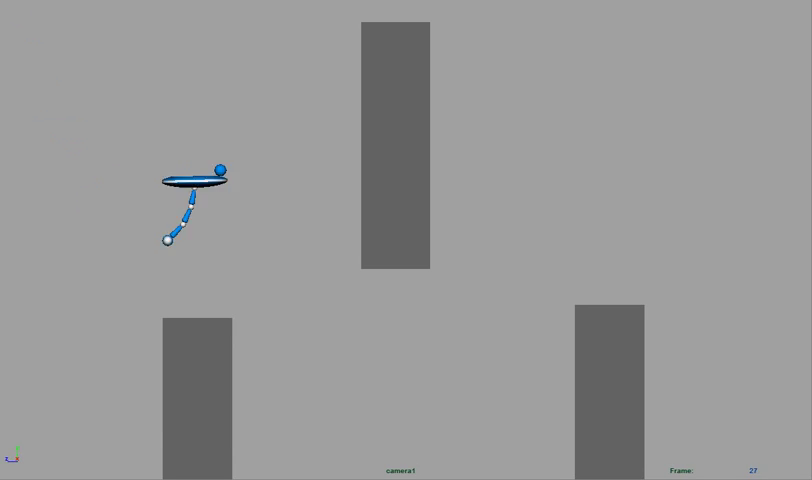
//> input picture frame 26 of Video.mp4, 812 x 480 px
$ ./multipleObjectTracking   (built with g++ and OpenCV 4)
//> lines starting //> are read from the running program, lines starting //| are printed output that depends on the picture; after the words box and inside, x2 and y2 are one past the last pixel; in counts of white or black regions, pixels touching at a corner belong together
### PingPongball.h

#include <string>
#include <opencv2/opencv.hpp>
#include <opencv2/highgui/highgui.hpp>
using namespace std;
using namespace cv;

class PingPongball
{
public:
  PingPongball();
  ~PingPongball(void);

	PingPongball(string name);

	int getXPos();
	void setXPos(int x);

	int getYPos();
	void setYPos(int y);

	Scalar getHSVmin();
	Scalar getHSVmax();

	void setHSVmin(Scalar min);
	void setHSVmax(Scalar max);

	string getType(){return type;}
	void setType(string t){type = t;}

	Scalar getColour(){
		return Colour;
	}
	void setColour(Scalar c){

		Colour = c;
	}

private:

	int xPos, yPos;
	string type;
	Scalar HSVmin, HSVmax;
	Scalar Colour;
};

### PingPongball.cpp
#include "PingPongball.h"


PingPongball :: PingPongball()
{
	//set values for default constructor
	setType("");
	setColour(Scalar(0,0,0));

}


PingPongball ::~PingPongball(void) {
}

int PingPongball::getXPos()
{

	return PingPongball::xPos;

}

void PingPongball::setXPos(int x)
{

	PingPongball::xPos = x;

}

int PingPongball::getYPos()
{

	return PingPongball::yPos;

}

void PingPongball::setYPos(int y)
{

	PingPongball::yPos = y;

}

// [24 lines left out: functions getHSVmin, getHSVmax, setHSVmin, setHSVmax, not called in this run]

### src/multipleObjectTracking.cpp

#include <sstream>
#include <string>
#include <iostream>
#include <vector>
#include <opencv2/core.hpp>
#include "PingPongball.h"
using namespace cv;

//initial min and max HSV filter values.
//these will be changed using trackbars
int H_MIN = 0;
int H_MAX = 256;
int S_MIN = 0;
int S_MAX = 256;
int V_MIN = 0;
int V_MAX = 256;
//default capture width and height
const int FRAME_WIDTH = 640;
const int FRAME_HEIGHT = 480;
//max number of objects to be detected in frame
const int MAX_NUM_OBJECTS=50;
//minimum and maximum object area
const int MIN_OBJECT_AREA = 0; /* = 20*20*/
;
const int MAX_OBJECT_AREA = 0; /*= FRAME_HEIGHT*FRAME_WIDTH/1.5*/
;
//names that will appear at the top of each window
const string windowName = "Original Image";
const string windowName1 = "HSV Image";
const string windowName2 = "Thresholded Image";
const string windowName3 = "After Morphological Operations";
const string trackbarWindowName = "Trackbars";
void on_trackbar( int, void* )
{//This function gets called whenever a
	// trackbar position is changed


}
string intToString(int number){


	std::stringstream ss;
	ss << number;
	return ss.str();
}
void createTrackbars(){
	//create window for trackbars


	namedWindow(trackbarWindowName,0);
	//create memory to store trackbar name on window
	//char TrackbarName[50];
	//std::sprintf(TrackbarName, "H_MIN", H_MIN);
	//sprintf( TrackbarName, "H_MAX", H_MAX);
	//sprintf( TrackbarName, "S_MIN", S_MIN);
	//sprintf( TrackbarName, "S_MAX", S_MAX);
	//sprintf( TrackbarName, "V_MIN", V_MIN);
	//sprintf( TrackbarName, "V_MAX", V_MAX);
	//create trackbars and insert them into window
	//3 parameters are: the address of the variable that is changing when the trackbar is moved(eg.H_LOW),
	//the max value the trackbar can move (eg. H_HIGH),
	//and the function that is called whenever the trackbar is moved(eg. on_trackbar)
	//                                  ---->    ---->     ---->
	createTrackbar( "H_MIN", trackbarWindowName, &H_MIN, H_MAX, on_trackbar );
	createTrackbar( "H_MAX", trackbarWindowName, &H_MAX, H_MAX, on_trackbar );
	createTrackbar( "S_MIN", trackbarWindowName, &S_MIN, S_MAX, on_trackbar );
	createTrackbar( "S_MAX", trackbarWindowName, &S_MAX, S_MAX, on_trackbar );
	createTrackbar( "V_MIN", trackbarWindowName, &V_MIN, V_MAX, on_trackbar );
	createTrackbar( "V_MAX", trackbarWindowName, &V_MAX, V_MAX, on_trackbar );


}
void drawObject(vector<PingPongball> theFruits, Mat &frame)
{

	for(int i =0; i<theFruits.size(); i++){

	cv::circle(frame,cv::Point(theFruits.at(i).getXPos(),theFruits.at(i).getYPos()),10,cv::Scalar(0,0,255));
	cv::putText(frame,intToString(theFruits.at(i).getXPos())+ " , " + intToString(theFruits.at(i).getYPos()),cv::Point(theFruits.at(i).getXPos(),theFruits.at(i).getYPos()+20),1,1,Scalar(0,255,0));
	cv::putText(frame,theFruits.at(i).getType(),cv::Point(theFruits.at(i).getXPos(),theFruits.at(i).getYPos()-30),1,2,theFruits.at(i).getColour());
	}
}
void morphOps(Mat &thresh){

	//create structuring element that will be used to "dilate" and "erode" image.
	//the element chosen here is a 3px by 3px rectangle

	Mat erodeElement = getStructuringElement( MORPH_RECT,Size(3,3));
	//dilate with larger element so make sure object is nicely visible
	Mat dilateElement = getStructuringElement( MORPH_RECT,Size(8,8));

	erode(thresh,thresh,erodeElement);
	erode(thresh,thresh,erodeElement);


	dilate(thresh,thresh,dilateElement);
	dilate(thresh,thresh,dilateElement);


}
void trackFilteredObject(Mat threshold,Mat HSV, Mat &cameraFeed){


	vector<PingPongball> Balls;

	Mat temp;
	threshold.copyTo(temp);
	//these two vectors needed for output of findContours
	vector< vector<Point> > contours;
	vector<Vec4i> hierarchy;
	//find contours of filtered image using openCV findContours function
	findContours(temp,contours,hierarchy,CV_RETR_CCOMP,CV_CHAIN_APPROX_SIMPLE );
	//use moments method to find our filtered object
	double refArea = 0;
	bool objectFound = false;
	if (hierarchy.size() > 0) {
		size_t numObjects = hierarchy.size();
		//if number of objects greater than MAX_NUM_OBJECTS we have a noisy filter
		if(numObjects<MAX_NUM_OBJECTS){
			for (int index = 0; index >= 0; index = hierarchy[index][0]) {

				Moments moment = moments((cv::Mat)contours[index]);
				double area = moment.m00;

				//if the area is less than 20 px by 20px then it is probably just noise
				//if the area is the same as the 3/2 of the image size, probably just a bad filter
				//we only want the object with the largest area so we safe a reference area each
				//iteration and compare it to the area in the next iteration.
				if(area>MIN_OBJECT_AREA){

					PingPongball ball;

					ball.setXPos(int(moment.m10/area));
					ball.setYPos(int(moment.m01/area));


					Balls.push_back(ball);

					objectFound = true;

				}else objectFound = false;


			}
			//let user know you found an object
			if(objectFound ==true){
				//draw object location on screen
        drawObject(Balls, cameraFeed);
      }

		}else putText(cameraFeed,"TOO MUCH NOISE! ADJUST FILTER",Point(0,50),1,2,Scalar(0,0,255),2);
	}
}

int main(int argc, char* argv[])
{
	//if we would like to calibrate our filter values, set to true.
	bool calibrationMode = false;

	//Matrix to store each frame of the webcam feed
	Mat cameraFeed;
	Mat threshold;
	Mat HSV;

	if(calibrationMode){
		//create slider bars for HSV filtering
		createTrackbars();
	}
	//video capture object to acquire webcam feed
	VideoCapture capture("../Video.mp4");

if (!capture.isOpened())
  {
    cout << "Error opening video stream or file" << endl;
    return -1;
  }
	//open capture object at location zero (default location for webcam)
  capture >> cameraFeed;
//> cameraFeed is the input picture: 480 rows x 812 cols, CV_8UC3; mean B, G, R 153.4, 153.3, 153.1

	//set height and width of capture frame
	capture.set(CV_CAP_PROP_FRAME_WIDTH,FRAME_WIDTH);
	capture.set(CV_CAP_PROP_FRAME_HEIGHT, FRAME_WIDTH);
	//start an infinite loop where webcam feed is copied to cameraFeed matrix
	//all of our operations will be performed within this loop
	while(1){
		//store image to matrix
		capture.read(cameraFeed);
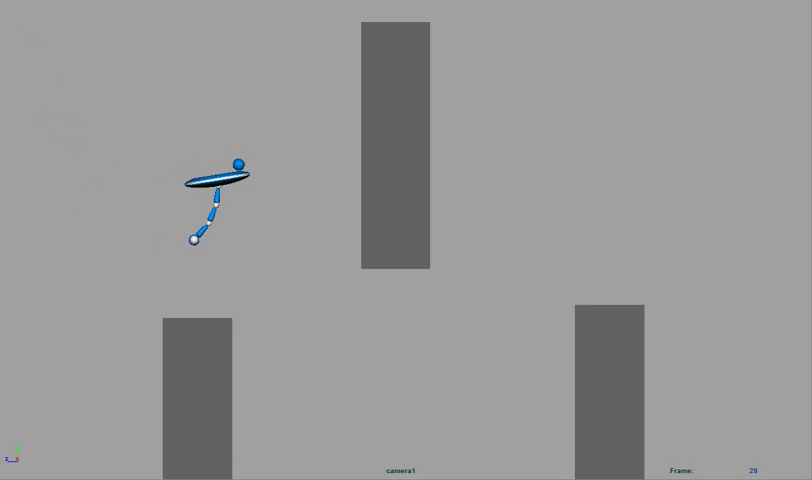
//> input picture frame 27 of Video.mp4, 812 x 480 px
//> cameraFeed is the input picture: 480 rows x 812 cols, CV_8UC3; mean B, G, R 153.4, 153.3, 153.1
		//convert frame from BGR to HSV colorspace
		cvtColor(cameraFeed,HSV,COLOR_BGR2HSV);
//> HSV: 480 rows x 812 cols, CV_8UC3; mean H, S, V 1.5, 0.6, 153.5

    Scalar(0, 0, 193);
   Scalar(255, 255, 255);

		if(calibrationMode==true){
		//if in calibration mode, we track objects based on the HSV slider values.
		cvtColor(cameraFeed,HSV,COLOR_BGR2HSV);
		inRange(HSV,Scalar(H_MIN,S_MIN,V_MIN),Scalar(H_MAX,S_MAX,V_MAX),threshold);
		morphOps(threshold);
		imshow(windowName2,threshold);
		trackFilteredObject(threshold,HSV,cameraFeed);
		}else
    {
		//create some temp fruit objects so that
		//we can use their member functions/information

		//find circles
		cvtColor(cameraFeed,HSV,COLOR_BGR2HSV);
    inRange(HSV, Scalar(0, 0, 180), Scalar(255, 255, 255), threshold);
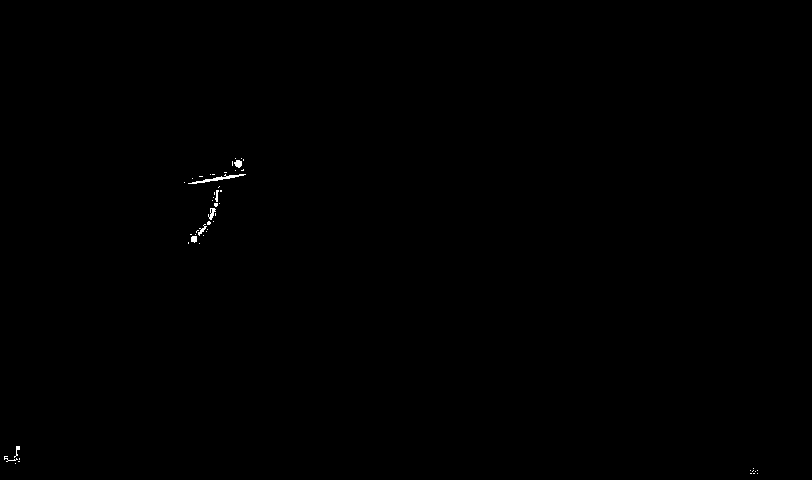
//> threshold: 480 rows x 812 cols, CV_8UC1; 0.13% white in thin lines or dots, all inside (x1, y1, x2, y2) = (4, 158, 758, 474)
		morphOps(threshold);
//> in morphOps, `erode(thresh,thresh,erodeElement);`: thresh: 480 rows x 812 cols, CV_8UC1; 0% white in thin lines or dots, all inside (x1, y1, x2, y2) = (193, 163, 240, 240)
//> in morphOps, `dilate(thresh,thresh,dilateElement);`: thresh: 480 rows x 812 cols, CV_8UC1; 0.04% white; 2 white regions, box (x1, y1, x2, y2) and area: (235, 160, 244, 169) 80, (190, 235, 199, 244) 80
//> in morphOps, `dilate(thresh,thresh,dilateElement);`:
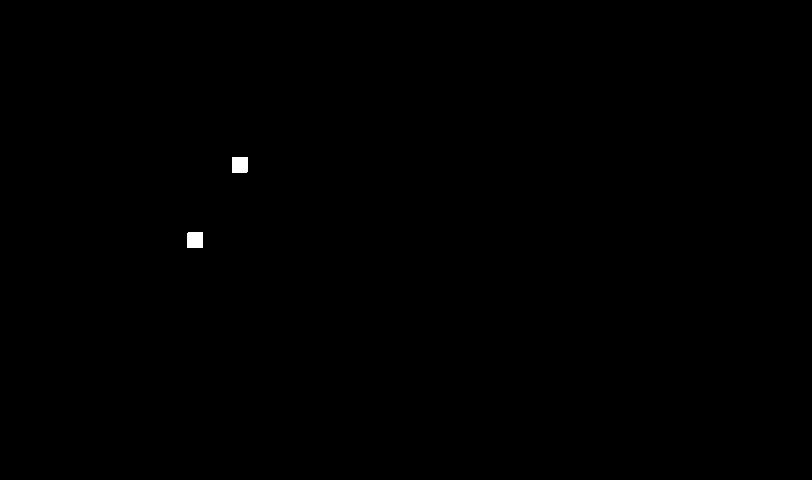
//> thresh: 480 rows x 812 cols, CV_8UC1; 0.13% white; 2 white regions
		trackFilteredObject(threshold,HSV,cameraFeed);
//> in trackFilteredObject, `findContours(temp,contours,hierarchy,CV_RETR_CCOMP,CV_CHAIN_APPROX_SIM..`: contours = 2 contours; box (x1, y1, x2, y2) and area: (187, 232, 203, 248) 224, (232, 157, 248, 173) 224
//> in trackFilteredObject, `size_t numObjects = hierarchy.size();`: numObjects = 2
//> the loop in trackFilteredObject, `for (int index = 0; index >= 0; index = hierarchy[index][0])` made 2 passes
//> area on passes 1 to 2: 224.5, 224.5
//> the loop in drawObject, `for(int i =0; i<theFruits.size(); i++)` made 2 passes
//> pass 1, in drawObject, `cv::putText(frame,intToString(theFruits.at(i).getXPos())+ " , " + intT..`:
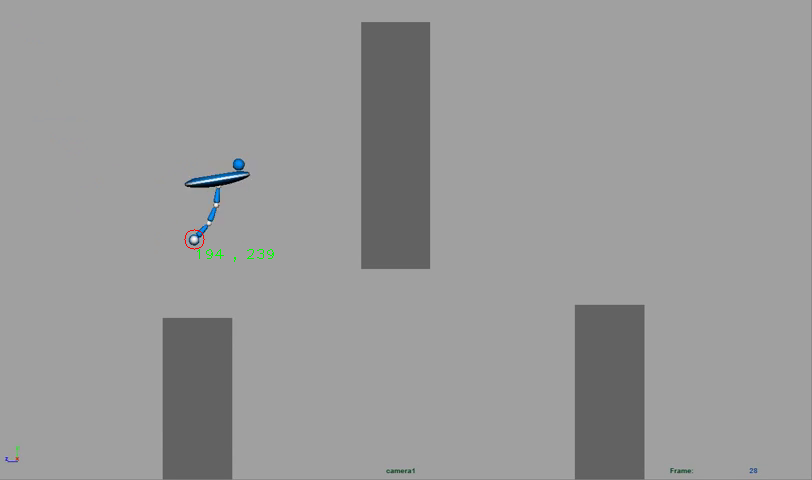
//> frame: 480 rows x 812 cols, CV_8UC3; 192 pixels changed, all inside (x1, y1, x2, y2) = (184, 229, 274, 262)
//> pass 2, in drawObject, `cv::putText(frame,intToString(theFruits.at(i).getXPos())+ " , " + intT..`:
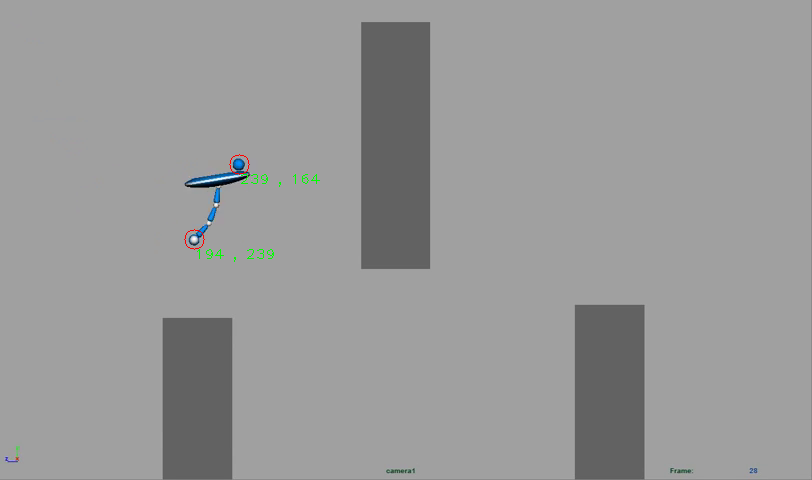
//> frame: 480 rows x 812 cols, CV_8UC3; 191 pixels changed, all inside (x1, y1, x2, y2) = (229, 154, 320, 187)

		}

		//show frames

		imshow(windowName,cameraFeed);
		//imshow(windowName1,HSV);


		//delay 30ms so that screen can refresh.
		//image will not appear without this waitKey() command
		waitKey(30);
	}
  cameraFeed.release();
	return 0;
}

$ run again, starting later in the video
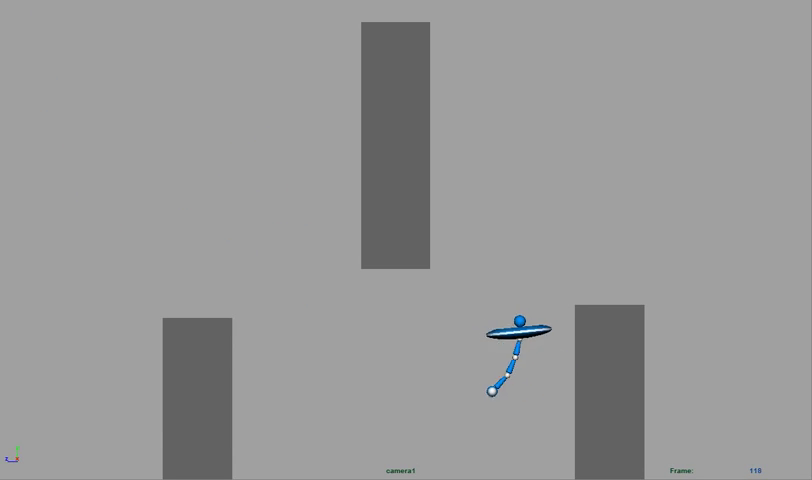
//> input picture frame 117 of Video.mp4, 812 x 480 px
//> cameraFeed is the input picture: 480 rows x 812 cols, CV_8UC3; mean B, G, R 153.4, 153.3, 153.1
//> HSV: 480 rows x 812 cols, CV_8UC3; mean H, S, V 1.3, 0.6, 153.5
//> `inRange(HSV, Scalar(0, 0, 180), Scalar(255, 255, 255), threshold);`:
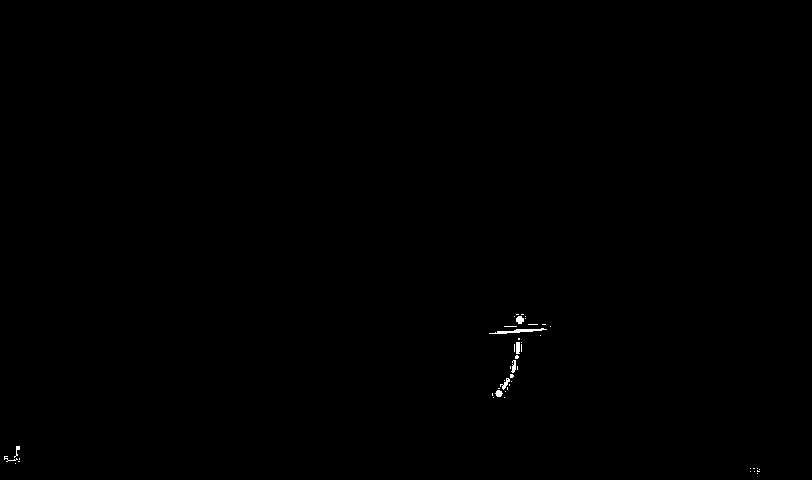
//> threshold: 480 rows x 812 cols, CV_8UC1; 0.14% white; 46 white regions (38 under 20 px), largest, box (x1, y1, x2, y2) and area: (489, 328, 547, 334) 140, (516, 316, 524, 324) 49, (516, 342, 520, 354) 47
//> contours = 2 contours; box (x1, y1, x2, y2) and area: (492, 387, 508, 402) 210, (513, 313, 528, 328) 196
//> numObjects = 2
//> the loop in trackFilteredObject, `for (int index = 0; index >= 0; index = hierarchy[index][0])` made 2 passes
//> area on passes 1 to 2: 210, 196
//> the loop in drawObject, `for(int i =0; i<theFruits.size(); i++)` made 2 passes
//> pass 2, in drawObject, `cv::putText(frame,intToString(theFruits.at(i).getXPos())+ " , " + intT..`:
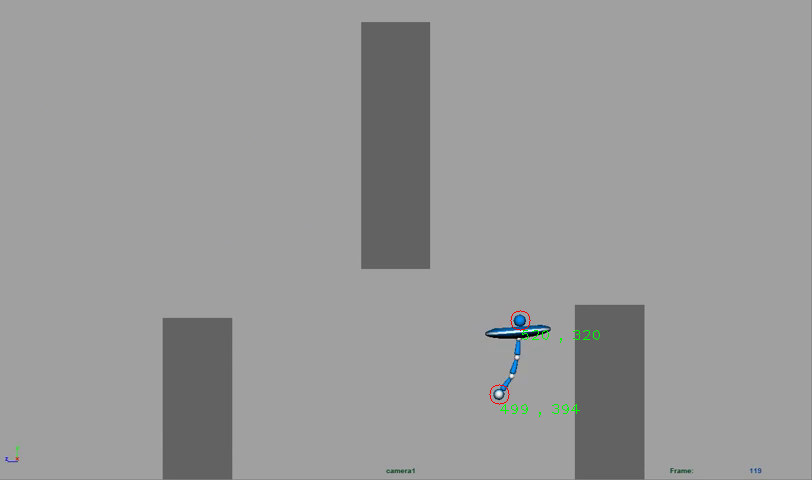
//> frame: 480 rows x 812 cols, CV_8UC3; mean B, G, R 153.3, 153.3, 153.1

$ run again, starting later in the video
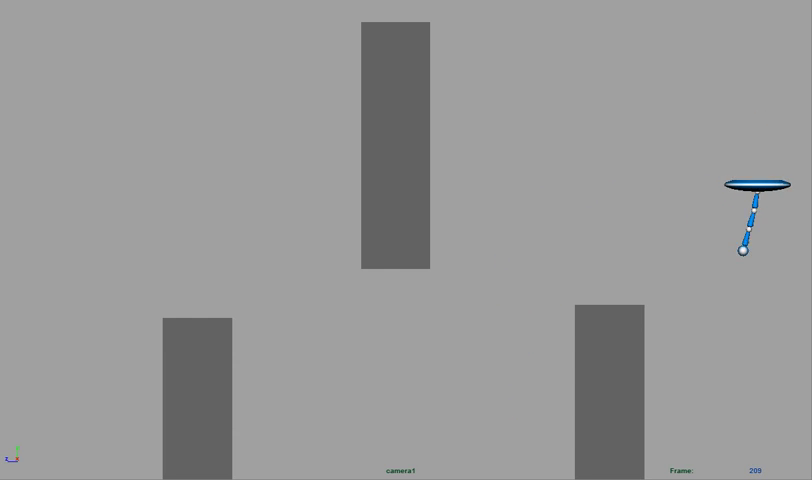
//> input picture frame 208 of Video.mp4, 812 x 480 px
//> cameraFeed is the input picture: 480 rows x 812 cols, CV_8UC3; mean B, G, R 153.4, 153.3, 153.2
//> HSV: 480 rows x 812 cols, CV_8UC3; mean H, S, V 1.1, 0.6, 153.5
//> `inRange(HSV, Scalar(0, 0, 180), Scalar(255, 255, 255), threshold);`:
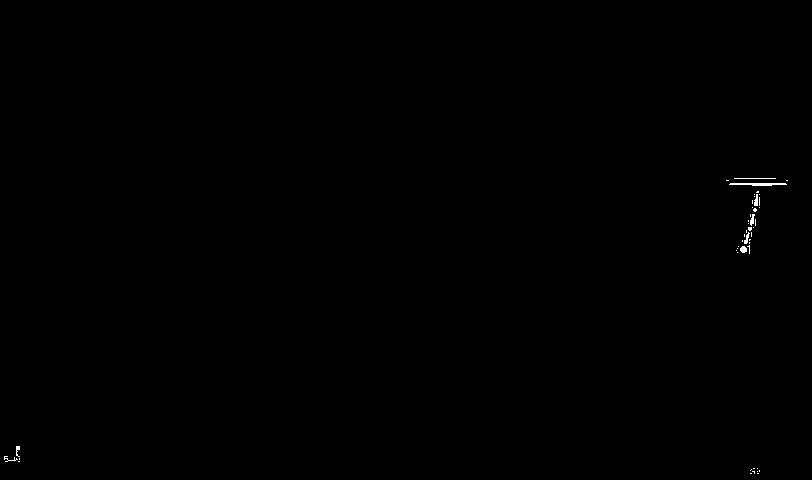
//> threshold: 480 rows x 812 cols, CV_8UC1; 0.13% white in thin lines or dots, all inside (x1, y1, x2, y2) = (4, 178, 788, 474)
//> contours = 1 contour; box (x1, y1, x2, y2) and area: (737, 243, 752, 258) 196
//> numObjects = 1
//> the loop in trackFilteredObject, `for (int index = 0; index >= 0; index = hierarchy[index][0])` made 1 pass
//> area on pass 1: 196
//> the loop in drawObject, `for(int i =0; i<theFruits.size(); i++)` made 1 pass
//> pass 1, in drawObject, `cv::putText(frame,intToString(theFruits.at(i).getXPos())+ " , " + intT..`:
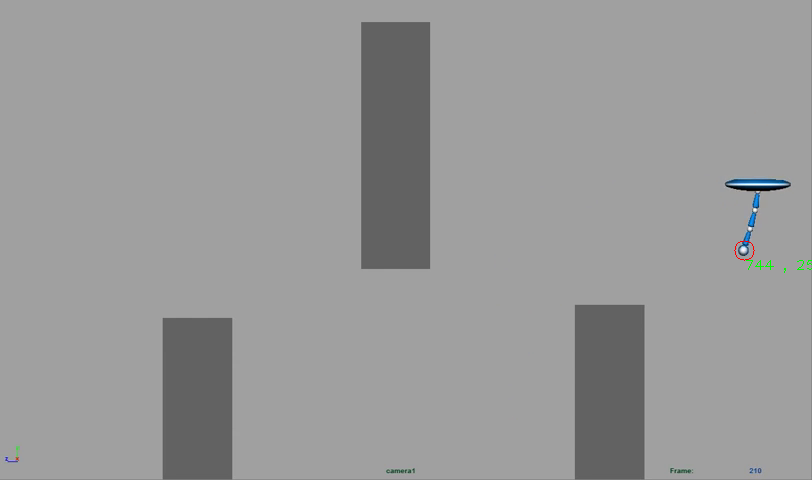
//> frame: 480 rows x 812 cols, CV_8UC3; mean B, G, R 153.4, 153.3, 153.1
